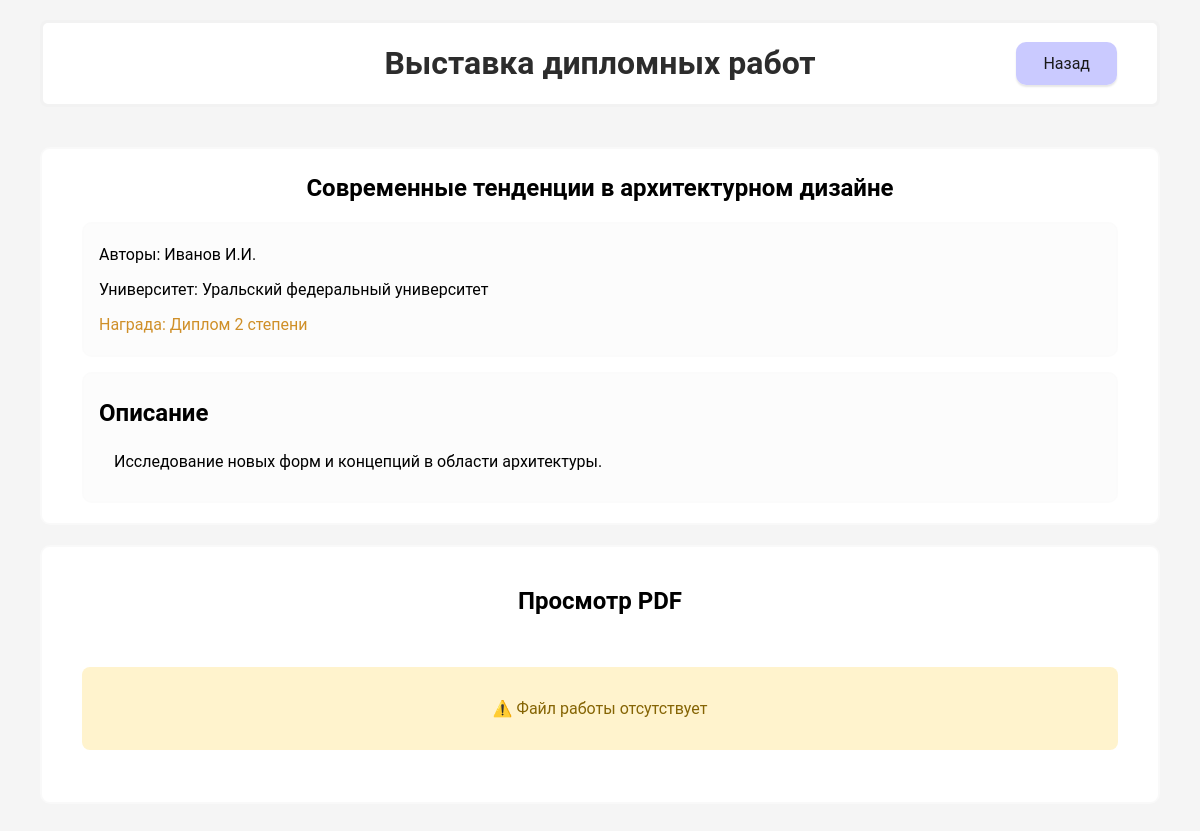
The app's page /work/2 with its own data.
### app/models.py (models this page shows, shortened)
class Work(db.Model):
    __tablename__ = 'works'
    id = db.Column(db.Integer, primary_key=True)
    title = db.Column(db.String(200), nullable=False)
    authors = db.Column(db.String(200), nullable=False)
    description = db.Column(db.Text, nullable=False)
    award = db.Column(db.String(50))
    university = db.Column(db.String(100))
    direction = db.Column(db.String(100))
    file_path = db.Column(db.String(255))
    created_at = db.Column(db.DateTime, default=datetime.utcnow)
    is_published = db.Column(db.Boolean, default=True)

### app/routes.py (the view)
@main_bp.route('/work/<int:work_id>')
def work_details(work_id):
    work = Work.query.get_or_404(work_id)
    if not work.is_published:
        abort(404)
    return render_template('work.html', work=work)

### app/templates/work.html
{% extends "base.html" %}
{% block header %}
    <a href="{{ url_for('main.index') }}" class="header-button">Назад</a>
{% endblock %}
{% block content %}
    <article class="work-details">
        <div class="meta-frame">
            <h2 class="meta-title">{{ work.title }}</h2>
            <div class="meta-info">
                <p>Авторы: {{ work.authors }}</p>
                <p>Университет: {{ work.university }}</p>
                <p class="award">Награда: {{ work.award }}</p>
            </div>
            <div class="description-frame">
                <h1>Описание</h1>
                <p class="description-text">{{ work.description }}</p>
            </div>
        </div>
        {% if work.file_path %}
            <div class="pdf-frame">
                <h2 class="pdf-title">Просмотр PDF</h2>
                <div class="pdf-container">
                    <iframe
                        src="{{ url_for('static', filename=work.file_path) }}#toolbar=0&view=FitH"
                        width="100%"
                        height="800px"
                        frameborder="0"
                        class="pdf-viewer"
                        allowfullscreen>
                        <p>Ваш браузер не поддерживает PDF.
                        <a href="{{ url_for('static', filename=work.file_path) }}">Скачайте файл</a></p>
                    </iframe>
                </div>
                <div class="pdf-controls">
                    <a href="{{ url_for('static', filename=work.file_path) }}" class="download-button"
                    download
                    title="Скачать оригинал PDF">
                        Скачать PDF
                    </a>
                </div>
            </div>
        {% else %}
            <div class="pdf-frame">
                <h2 class="pdf-title">Просмотр PDF</h2>
                <div class="pdf-container" style="border: none">
                    <div class="no-file">
                        ⚠️ Файл работы отсутствует
                    </div>
                </div>
            </div>
        {% endif %}
    </article>
{% endblock %}

### app/static/css/style.css (style rules this page uses)
body { font-family: 'Roboto', sans-serif; margin: 0; padding: 40px; padding-top: 20px; background-color: #f5f5f5; }
a { text-decoration: none; }
.header-button { padding: 12px 27px; background: #cacaff; color: rgb(25, 25, 25); box-shadow: 0px 2px 2px rgba(0, 0, 0, 0.1); border-radius: 10px; cursor: pointer; margin-left: auto; }
.award { color: #cf8f28; }
.meta-frame { display: flex; flex-direction: column; margin-top: 0px; background: #ffffff; padding: 40px; padding-top: 20px; padding-bottom: 20px; border-radius: 10px; gap: 15px; border: 2px solid rgba(0, 0, 0, 0.025); }
.meta-title { padding: 5px; margin: 0px; text-align: center; }
.meta-info { background: #fcfcfc; border-radius: 10px; padding: 5px; padding-left: 15px; padding-right: 15px; border: 2px solid rgba(0, 0, 0, 0.005); }
.description-frame { background: #fcfcfc; border-radius: 10px; padding: 5px; padding-left: 15px; padding-right: 15px; border: 2px solid rgba(0, 0, 0, 0.005); }
.description-text { margin-top: 20px; margin-bottom: 20px; border-radius: 10px; padding: 5px; padding-left: 15px; }
.pdf-frame { margin-top: 0px; background: #ffffff; padding: 40px; padding-top: 20px; padding-bottom: 20px; border-radius: 10px; margin-top: 20px; border: 2px solid rgba(0, 0, 0, 0.025); }
.pdf-title { text-align: center; }
.pdf-container { overflow: hidden; border: 8px solid rgba(0, 0, 0, 0.05); border-radius: 8px; }
.no-file { padding: 2rem; text-align: center; background: #fff3cd; border-radius: 8px; margin: 2rem 0; color: #856404; }

### records on screen
Work: title "Современные тенденции в архитектурном дизайне", authors "Иванов И.И.", university "Уральский федеральный университет", award "Диплом 2 степени", description "Исследование новых форм и концепций в области архитектуры."
